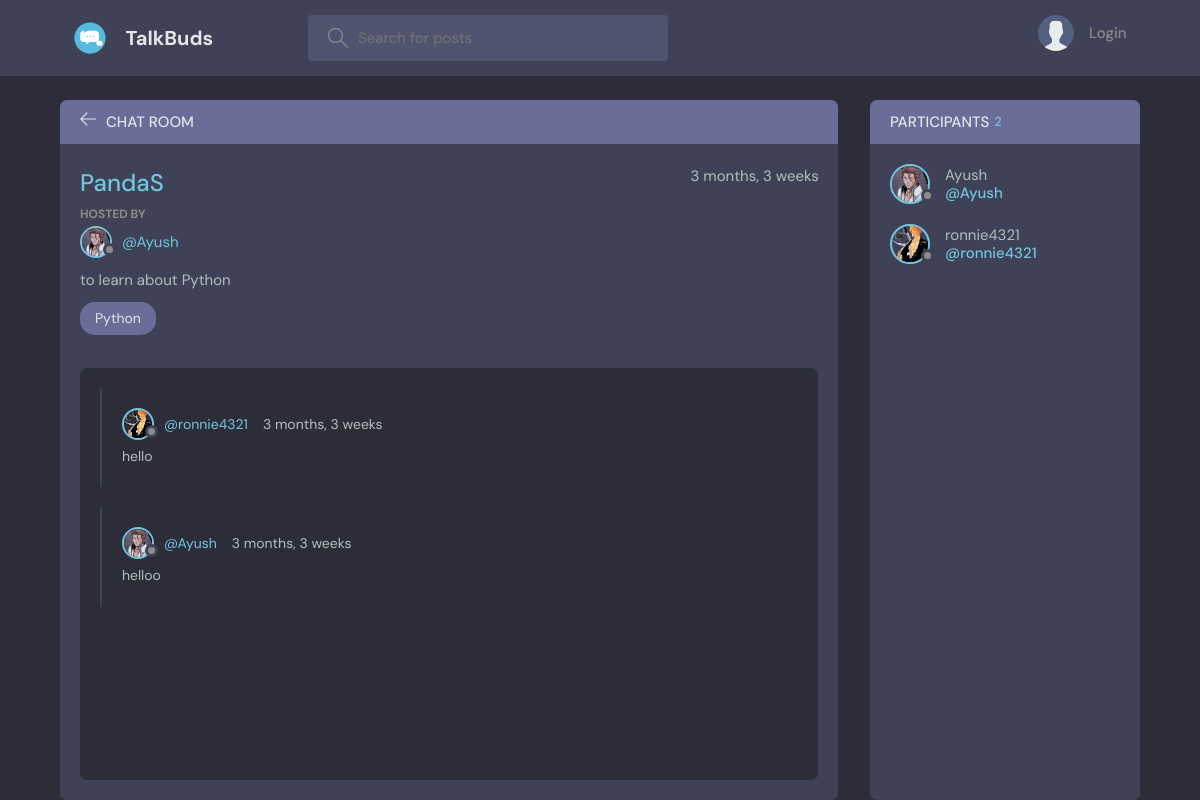
The page /room/4/ on the database its author committed.
### base/models.py (models this page shows, shortened)
class Room(models.Model):
    host = models.ForeignKey(User, on_delete= models.SET_NULL, null= True)
    topic = models.ForeignKey(Topic, on_delete= models.SET_NULL, null= True)
    name = models.CharField(max_length=200)
    description = models.TextField(null=True, blank=True)
    participants = models.ManyToManyField(User,related_name='particpants',blank='True')
    updated = models.DateTimeField(auto_now= True)
    created = models.DateTimeField(auto_now_add= True)
    class Meta:
        ordering = ['-updated','-created']

class User(AbstractUser):
    name = models.CharField(max_length=200,null=True)
    email = models.EmailField(unique=True, null=True)
    bio = models.TextField(null=True)
    avatar = models.ImageField(null=True,default="avatar.svg")
    USERNAME_FIELD = 'email'
    REQUIRED_FIELDS = ['username']

class Topic(models.Model):
    name = models.CharField(max_length=200)
    def __str__(self):
        return self.name

class message(models.Model):
    user = models.ForeignKey(User,on_delete=models.CASCADE)
    room = models.ForeignKey(Room, on_delete=models.CASCADE)
    body = models.TextField()
    updated = models.DateTimeField(auto_now= True)
    created = models.DateTimeField(auto_now_add= True)
    class Meta:
        ordering = ['-updated','-created']

### base/views.py (the view, shortened to what this page needs)
# urls.py: path('room/<str:pk>/',room,name="room"),
def room(request,pk):
    room = Room.objects.get(id=pk)
    chats = room.message_set.all().order_by('-created')
    participants = room.participants.all()
    context = {'room' : room , 'chats' : chats, 'participants' : participants,}
    return render(request,'base/room.html',context)

### base/templates/base/room.html (shortened to what this page needs)
{%extends 'main.html'%}
{%block content%}
    <main class="profile-page layout layout--2">
    <div class="container">
        <div class="room">
          <div class="room__top">
            <div class="room__topLeft">
              <a href="{% url 'home'%}">
                <svg version="1.1" xmlns="http://www.w3.org/2000/svg" width="32" height="32" viewBox="0 0 32 32">
                  <title>arrow-left</title>
                  <path
                    d="M13.723 2.286l-13.723 13.714 13.719 13.714 1.616-1.611-10.96-10.96h27.625v-2.286h-27.625l10.965-10.965-1.616-1.607z"
                  ></path>
                </svg>
              </a>
              <h3>Chat Room</h3>
            </div>
        </div>
        <div class="room__box scroll">
            <div class="room__header scroll">
              <div class="room__info">
                <h3>{{room.name}}</h3>
                <span>{{room.created|timesince}}</span>
              </div>
              <div class="room__hosted">
                <p>Hosted By</p>
                <a href="{% url 'profile' room.host.id %}" class="room__author">
                  <div class="avatar avatar--small">
                    <img src="{{room.host.avatar.url}}" />
                  </div>
                  <span>@{{room.host.username}}</span>
                </a>
              </div>
              <div class="room__details">
                {{room.description}}
              </div>
              <span class="room__topics">{{room.topic}}</span>
            </div>
            <div class="room__conversation">
              <div class="threads scroll">
                {% for chat in chats %}
                <div class="thread">
                  <div class="thread__top">
                    <div class="thread__author">
                      <a href="{% url 'profile' chat.user.id %}" class="thread__authorInfo">
                        <div class="avatar avatar--small">
                          <img src="{{chat.user.avatar.url}}" />
                        </div>
                        <span>@{{chat.user.username}}</span>
                      </a>
                      <span class="thread__date">{{chat.created|timesince}}</span>
                    </div>
                  </div>
                  <div class="thread__details">
                    {{chat.body}}
                  </div>
                </div>
                {% endfor %}
              </div>
            </div>
          </div>
        </div>
        <div class="participants">
          <h3 class="participants__top">Participants <span>{{participants.all.count}}</span></h3>
          <div class="participants__list scroll">
            {%for user in participants %}
            <a href="{% url 'profile' user.id %}" class="participant">
              <div class="avatar avatar--medium">
                <img src="{{user.avatar.url}}" />
              </div>
              <p>
                {{user.username}}
                <span>@{{user.username}}</span>
              </p>
            </a>
            {% endfor %}
          </div>
        </div>
      </div>
      {%endblock%}

### rows shown on the page
Room: name "PandaS", created "3 months, 3 weeks", host.avatar (picture), host.username "Ayush", description "to learn about Python", topic "Python"
message: user.avatar (picture), user.username "ronnie4321", created "3 months, 3 weeks", body "hello"
message: user.avatar (picture), user.username "Ayush", created "3 months, 3 weeks", body "helloo"
User: avatar (picture), username "Ayush"
User: avatar (picture), username "ronnie4321"

### other values the page prints
{{ participants.all.count }} "2"
